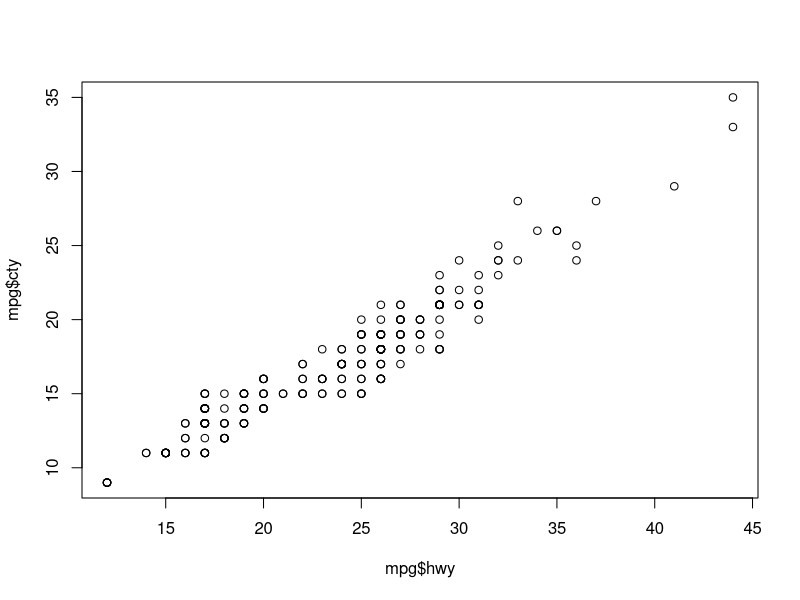
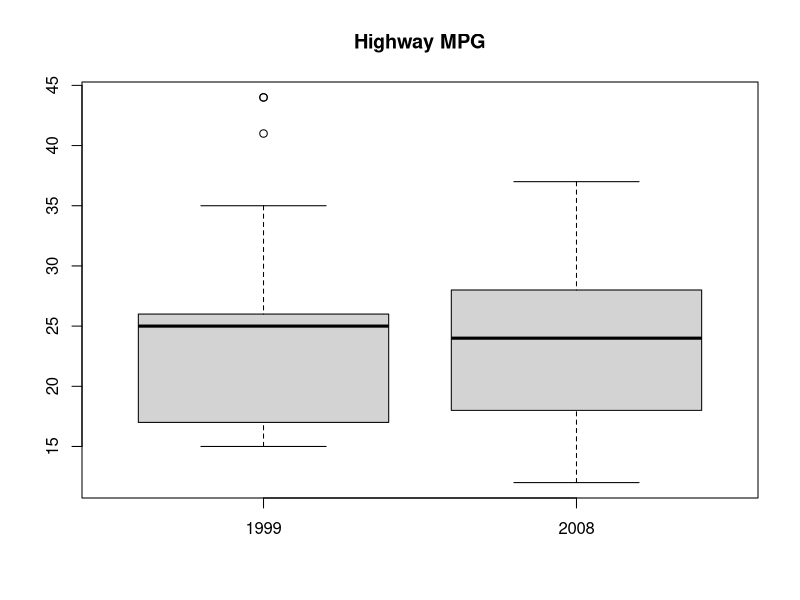
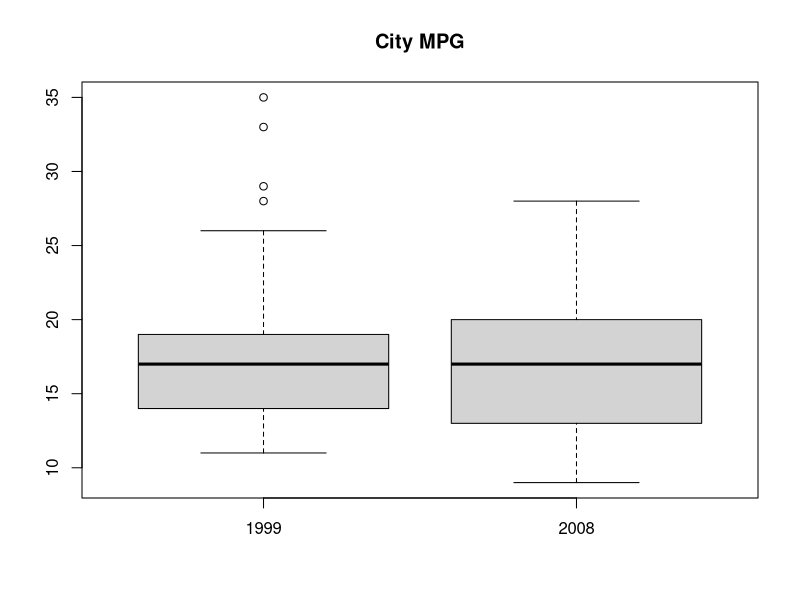
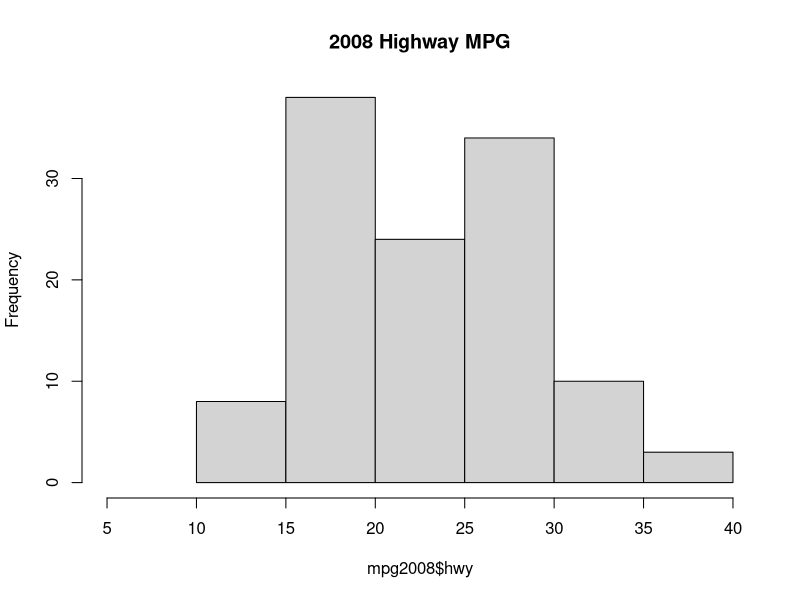
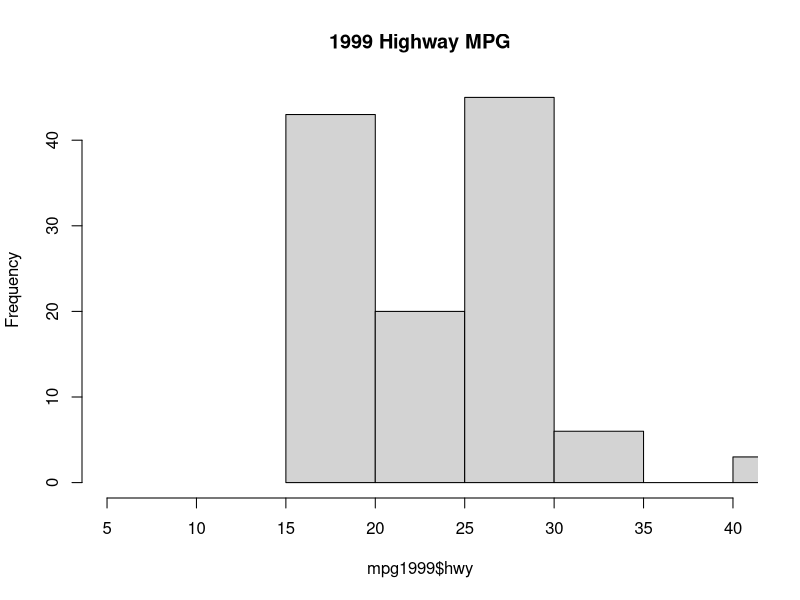

Reproduce these figures in R, in order.
## ---- chunk 1
knitr::opts_chunk$set(echo = TRUE)
## ---- chunk 2
a0 <- 1
a0
## ---- chunk 3
cel <- c((24-32)*(5/9), (15-32)*(5/9))
cel

## ---- chunk 4
vec200 <- c(rep(c(3,1), times=100))
vec200
## ---- chunk 5
numPerfect <- trunc(sqrt(2001))
numPerfect
## ---- chunk 6
library(ggplot2)
top3 <- mpg[order(mpg$hwy, decreasing = TRUE)[1:3], ]
top3
## ---- chunk 7
compact <- mpg[mpg$class == 'compact', ]
numCompact <- length(unique(compact$model))
numCompact

## ---- chunk 8
plot(mpg$hwy, mpg$cty)
## ---- chunk 9
mpg2008 <- mpg[mpg$year == '2008', ]
mpg1999 <- mpg[mpg$year == '1999', ]
summary(mpg2008)
summary(mpg1999)
boxplot(mpg1999$hwy, mpg2008$hwy, names =c('1999', '2008'), main = 'Highway MPG')
boxplot(mpg1999$cty, mpg2008$cty, names= c('1999', '2008'), main= 'City MPG')
hist(mpg2008$hwy, main= '2008 Highway MPG', xlim = c(5,40))
hist(mpg1999$hwy, main= '1999 Highway MPG', xlim = c(5,40))
